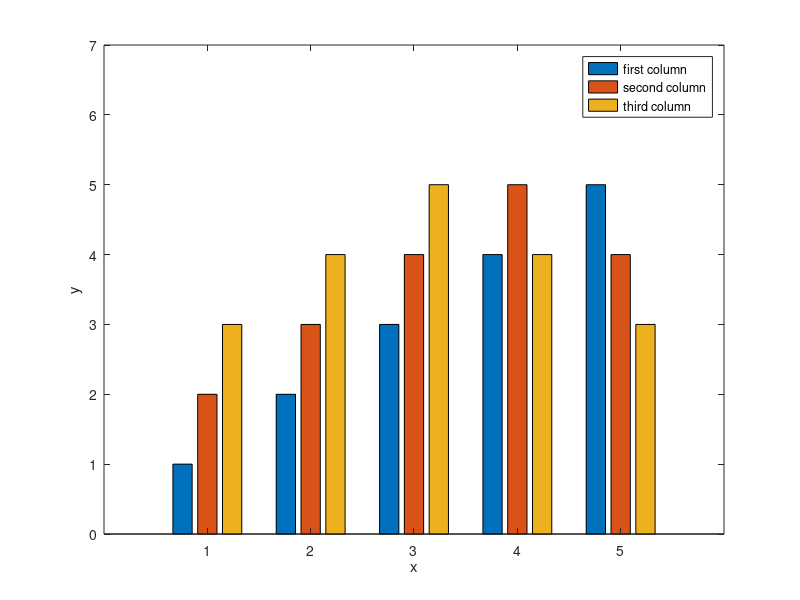

This chart was generated by the following MATLAB code:
%File Name: Graph_bar_example 
%Arineh Arzoumanian 
%September 13, 2016
%Purpose: Generate a bar graph
%Define Variables: 
% x - defines the bin 
% y - y values of bar graph
clear all; close all; clc;
x = 1:5;
y = zeros(5,3);
y (1,:) = [1 2 3]; 
y (2,:) = [2 3 4];
y (3,:) = [3 4 5]; 
y (4,:) = [4 5 4]; 
y (5,:) = [5 4 3];
bar(x,y); 
axis([0 6 0 7])
legend('first column','second column','third column'); 
colormap summer 
xlabel('x'); 
ylabel('y');